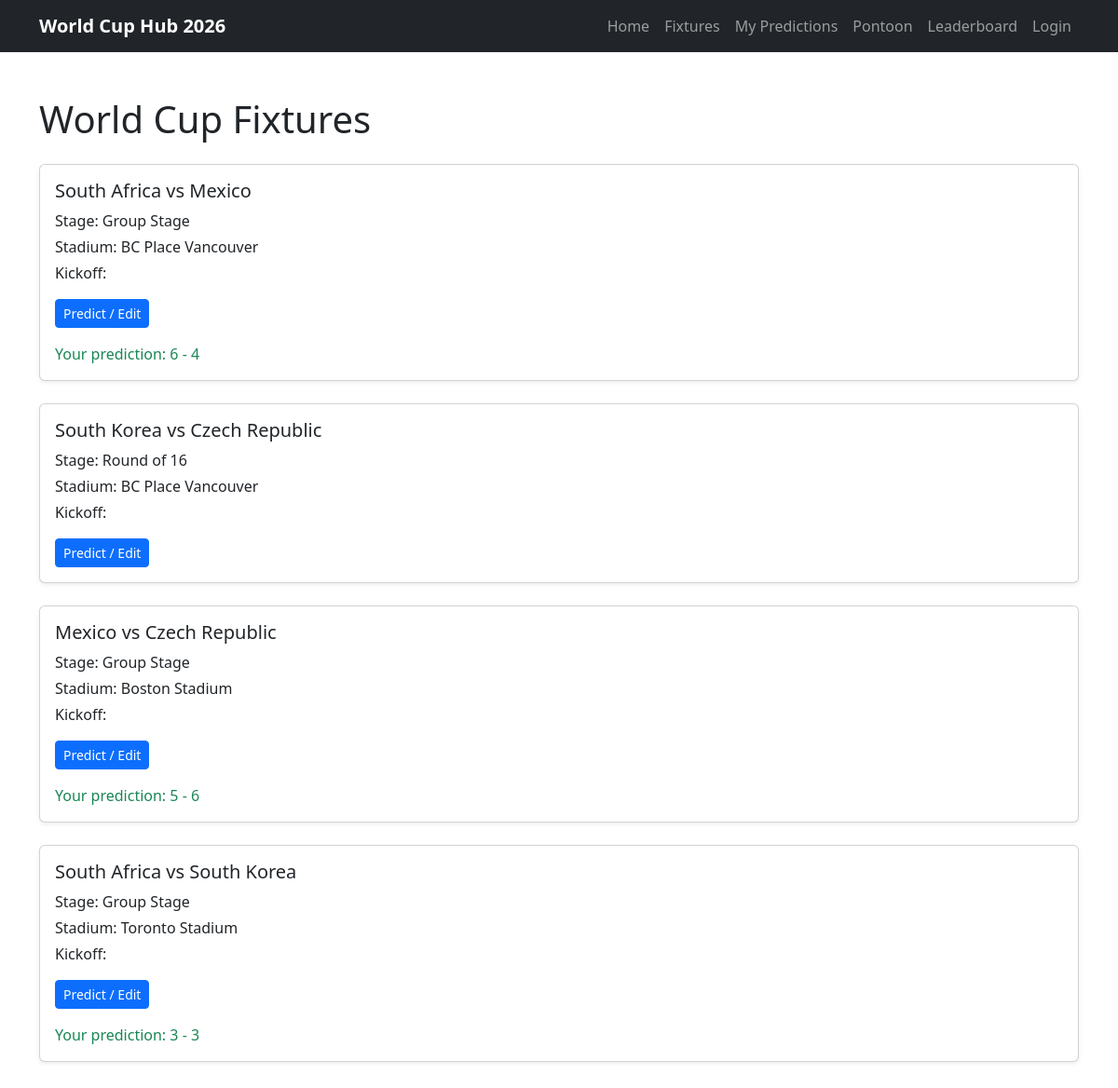
The app's page /fixtures/ (signed in), older data.
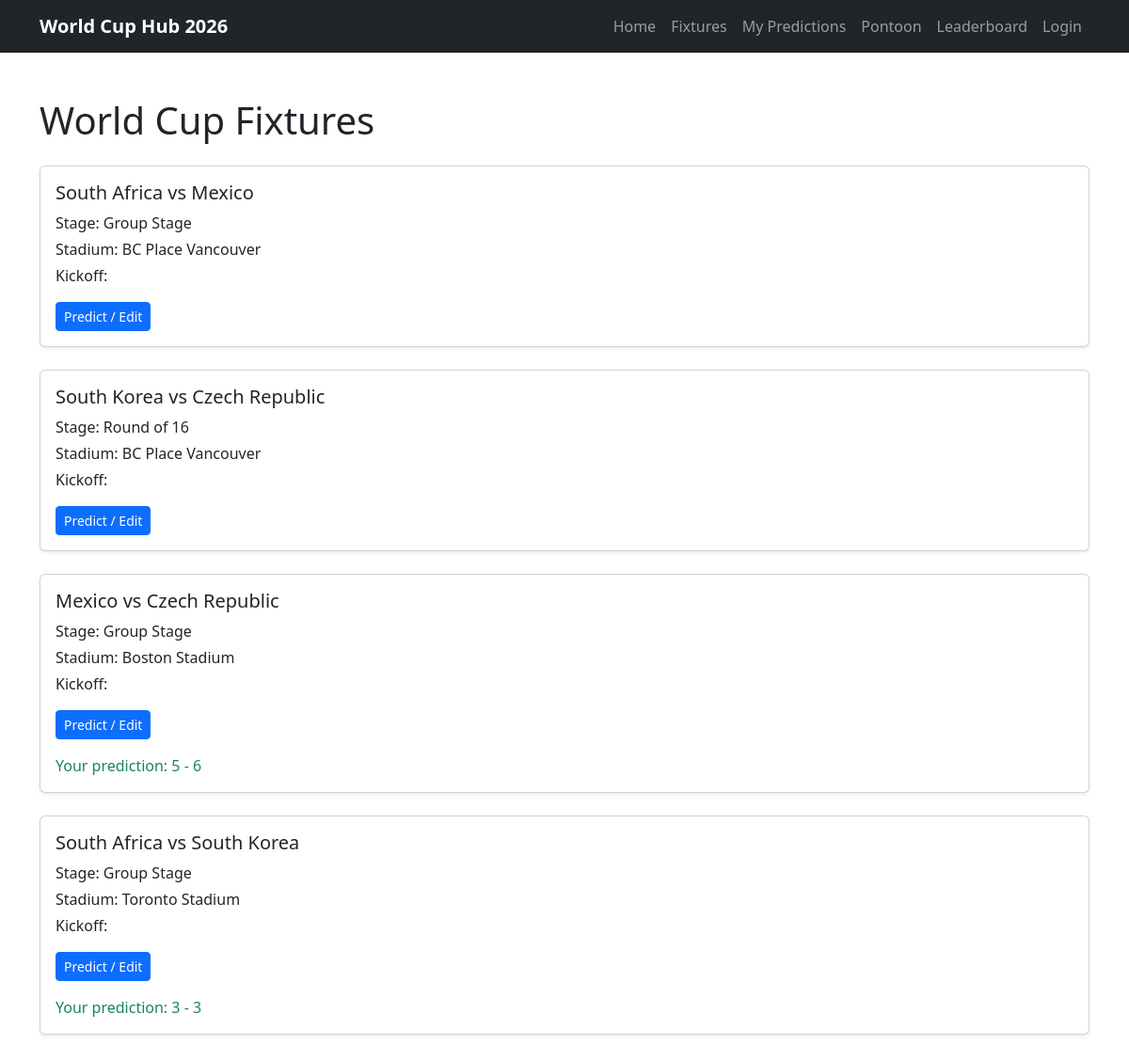
The same page, newer data.
### predictor/models.py (models this page shows, shortened)
class Fixture(models.Model):
    STAGE_CHOICES = [
        ('Group Stage', 'Group Stage'),
        ('Round of 32', 'Round of 32'),
        ('Round of 16', 'Round of 16'),
        ('Quarterfinals', 'Quarterfinals'),
        ('Semifinals', 'Semifinals'),
        ('Final', 'Final'),
    ]
    home_team = models.ForeignKey(
        Team,
        on_delete=models.CASCADE,
        related_name='home_fixtures'
    )
    away_team = models.ForeignKey(
        Team,
        on_delete=models.CASCADE,
        related_name='away_fixtures'
    )
    stadium = models.ForeignKey(
        Stadium,
        on_delete=models.SET_NULL,
        related_name='fixtures',
        null=True,
        blank=True
    )
    stage = models.CharField(max_length=20, choices=STAGE_CHOICES)
    kickoff_time = models.DateTimeField()
    home_team_score = models.PositiveIntegerField(blank=True, null=True)
    away_team_score = models.PositiveIntegerField(blank=True, null=True)
    class Meta:
        ordering = ['kickoff_time']

class Team(models.Model):
    GROUP_CHOICES = [
        ('A', 'Group A'),
        ('B', 'Group B'),
        ('C', 'Group C'),
        ('D', 'Group D'),
        ('E', 'Group E'),
        ('F', 'Group F'),
        ('G', 'Group G'),
        ('H', 'Group H'),
        ('I', 'Group I'),
        ('J', 'Group J'),
        ('K', 'Group K'),
        ('L', 'Group L'),
    ]
    name = models.CharField(max_length=100)
    group = models.CharField(max_length=1, choices=GROUP_CHOICES)
    manager = models.CharField(max_length=100, blank=True, null=True)
    captain = models.CharField(max_length=100, blank=True, null=True)
    best_world_cup_finish = models.CharField(max_length=100, blank=True, null=True)
    best_world_cup_year = models.PositiveIntegerField(blank=True, null=True)
    def __str__(self):
        return self.name

class Stadium(models.Model):
    name = models.CharField(max_length=100)
    city = models.CharField(max_length=100)
    capacity = models.PositiveBigIntegerField(blank=True, null=True)
    def __str__(self):
        return self.name

class Prediction(models.Model):
    user = models.ForeignKey(User, on_delete=models.CASCADE, related_name='predictions')
    fixture = models.ForeignKey(Fixture, on_delete=models.CASCADE, related_name='predictions')
    predicted_home_score = models.PositiveIntegerField()
    predicted_away_score = models.PositiveIntegerField()
    points_awarded = models.IntegerField(default=0)
    created_at = models.DateTimeField(auto_now_add=True)
    class Meta:
        unique_together = ('user', 'fixture')
        ordering = ['fixture__kickoff_time']

### predictor/views.py (the view)
# urls.py: path("fixtures/", views.fixture_list, name="fixtures"),
def fixture_list(request):
    fixtures = Fixture.objects.all()
    if request.user.is_authenticated:
        predictions = Prediction.objects.filter(user=request.user)
    else:
        predictions = []
    context = {
        "fixtures": fixtures,
        "predictions": predictions,
    }
    return render(request, "predictor/fixture_list.html", context)

### predictor/templates/predictor/fixture_list.html
{% extends "base.html" %} {% block title %}Fixtures | World Cup Hub 2026{% endblock %} {% block content %}
<section class="container py-5">
  <h1 class="mb-4">World Cup Fixtures</h1>
  <div class="row">
    {% for fixture in fixtures %}
    <div class="col-12 mb-4">
      <div class="card shadow-sm">
        <div class="card-body">
          <h2 class="h5">{{ fixture.home_team }} vs {{ fixture.away_team }}</h2>
          <p class="mb-1">Stage: {{ fixture.get_stage_display }}</p>
          <p class="mb-1">Stadium: {{ fixture.stadium }}</p>
          <p class="mb-0">Kickoff: {{ fixture.kickoff }}</p>
          <a href="{% url 'create_prediction' fixture.id %}" class="btn btn-primary btn-sm mt-3"> Predict / Edit </a>
          {% for prediction in predictions %} {% if prediction.fixture.id == fixture.id %}
          <p class="mt-3 mb-0 text-success">Your prediction: {{ prediction.predicted_home_score }} - {{ prediction.predicted_away_score }}</p>
          {% endif %} {% endfor %}
        </div>
      </div>
    </div>
    {% empty %}
    <p>No fixtures available.</p>
    {% endfor %}
  </div>
</section>
{% endblock %}

Row changes from the older to the newer data that the page shows:
removed Prediction: predicted_home_score "6", predicted_away_score "4", shown under Fixture (number 1 of 4 on the later page)
